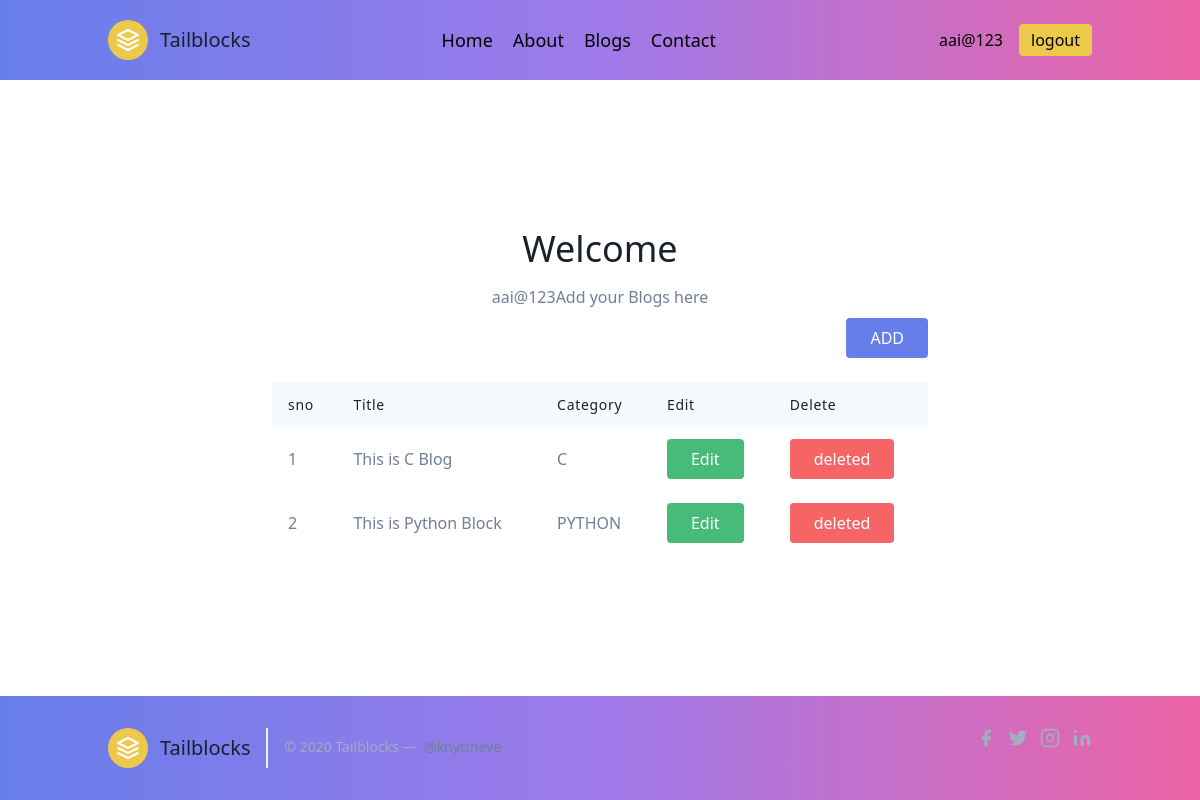
The app's page /dashboard.php (signed in) with its own data.
### tables this page shows
CREATE TABLE `blog` (
  `sno` int(11) NOT NULL,
  `author` text NOT NULL,
  `email` varchar(30) NOT NULL,
  `title` text NOT NULL,
  `slug` text NOT NULL,
  `category` text NOT NULL,
  `content` text NOT NULL,
  `date` datetime NOT NULL DEFAULT current_timestamp()
);

### dashboard.php (the view, shortened to what this page needs)
<!DOCTYPE html>
<html>
<head>
    <link href="https://unpkg.com/tailwindcss@^1.0/dist/tailwind.min.css"
      rel="stylesheet">
</head>
<body>
<?php include 'partials/_connection.php'; ?>
    <div class="flex flex-col h-screen justify-between">
    <header class="bg-gradient-to-r from-indigo-500 via-purple-500 to-pink-500 text-black">
        <div class="container mx-auto flex flex-wrap p-5 flex-col md:flex-row items-center">
        <a class="flex title-font font-medium items-center text-gray-900 mb-4 md:mb-0">
            <svg xmlns="http://www.w3.org/2000/svg" fill="none" stroke="currentColor" stroke-linecap="round" stroke-linejoin="round" stroke-width="2" class="w-10 h-10 text-white p-2 bg-yellow-500 rounded-full" viewBox="0 0 24 24">
            <path d="M12 2L2 7l10 5 10-5-10-5zM2 17l10 5 10-5M2 12l10 5 10-5"></path>
            </svg>
            <span class="ml-3 text-xl">Tailblocks</span>
        </a>
        <nav class="md:ml-auto md:mr-auto flex flex-wrap items-center text-base justify-center">
            <a class="text-lg mr-5 hover:text-gray-900" href="index.php">Home</a>
            <a class="text-lg mr-5 hover:text-gray-900" href="about.php">About</a>
            <a class="text-lg mr-5 hover:text-gray-900" href="blog.php">Blogs</a>
            <a class="text-lg mr-5 hover:text-gray-900" href="contact.php">Contact</a>
        </nav>
        <span class="ml-3 text-lr mr-4"><?php echo $_SESSION['email'] ?></span>
        <button class="inline-flex items-center bg-yellow-500 border-0 py-1 px-3 focus:outline-none hover:bg-gray-200 rounded text-base mt-4 md:mt-0"><a href="logout.php">logout</a>
        </button>
        </div>
    </header>
      <section class="text-gray-600 body-font">
        <div class="container px-5 py-2 mx-auto">
          <div class="flex flex-col text-center w-full mb-2">
            <h1 class="sm:text-4xl text-3xl font-medium title-font mb-2 text-gray-900">Welcome </h1>
            <p class="lg:w-2/3 mx-auto leading-relaxed text-base"><?php echo $_SESSION['email']; echo "Add your Blogs here"; ?></p>
          </div>
          <div class="lg:w-2/3 w-full mx-auto overflow-auto">
            <button class="flex ml-auto text-white bg-indigo-500 border-0 py-2 px-6 focus:outline-none hover:bg-indigo-600 rounded"><a href="postform.php">ADD</a></button>
            <br>
            <table class="table-auto w-full text-left whitespace-no-wrap">
              <thead>
                <tr>
                  <th class="px-4 py-3 title-font tracking-wider font-medium text-gray-900 text-sm bg-gray-100 rounded-tl rounded-bl">sno</th>
                  <th class="px-4 py-3 title-font tracking-wider font-medium text-gray-900 text-sm bg-gray-100">Title</th>
                  <th class="px-4 py-3 title-font tracking-wider font-medium text-gray-900 text-sm bg-gray-100">Category</th>
                  <th class="px-4 py-3 title-font tracking-wider font-medium text-gray-900 text-sm bg-gray-100">Edit</th>
                  <th class="px-4 py-3 title-font tracking-wider font-medium text-gray-900 text-sm bg-gray-100">Delete</th>
                </tr>
              </thead>
              <tbody>
              <?php
                $temp = $_SESSION['email'];
                $query = "SELECT sno, title, category FROM blog where email = '$temp' " ;
                $result = mysqli_query($conn, $query);
                if (mysqli_num_rows($result) >= 0) {
                  $sn=1;
                  while($data = mysqli_fetch_assoc($result)) {
                ?>
                <tr>
                  <td class="px-4 py-3"><?php echo $sn; ?> </td>
                  <td class="px-4 py-3"><?php echo $data['title']; ?> </td>
                  <td class="px-4 py-3"><?php echo $data['category']; ?> </td>
                  <td class="px-4 py-3"><button class="flex text-white bg-green-500 border-0 py-2 px-6 focus:outline-none hover:bg-green-600 rounded"><a href="postform.php">Edit</a></button></td>
                  <td class="px-4 py-3"><button class="flex text-white bg-red-500 border-0 py-2 px-6 focus:outline-none hover:bg-red-600 rounded">deleted</button></td>
                <tr>
                <?php
                  $sn++;}} else { ?>
                    <tr>
                    <td colspan="8">No data found</td>
                    </tr>
                <?php } ?>
                  </tbody>
            </table>
          </div>
        </div>
      </section>
        <?php include "partials/_footer.php"; ?>
        </div>
    </body>
</html>

### records on screen
blog: title "This is C Blog", category "C"
blog: title "This is Python Block", category "PYTHON"

### other values on screen
$_SESSION['email'] "aai@123"
